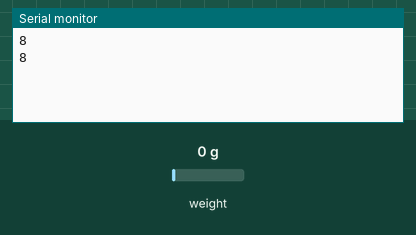
Recording of a sketch running on a simulated Arduino Uno, built with avr-gcc and run on an emulated ATmega328P. Parts: the last lines printed to the serial monitor. The inputs (shaded band) are chosen by the test bench; at power-on: weight on the scale 0 g.

Above: at 2.2 s.
2.3 s: weight on the scale set to 100 g
At 2.9 s:
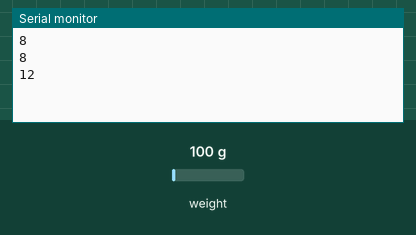
3.8 s: weight on the scale set to 1250 g
At 4.4 s:
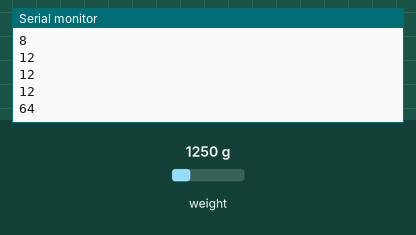
Timing chart, 0 to 6.8 s (numbered marks = the images above; inputs shaded):
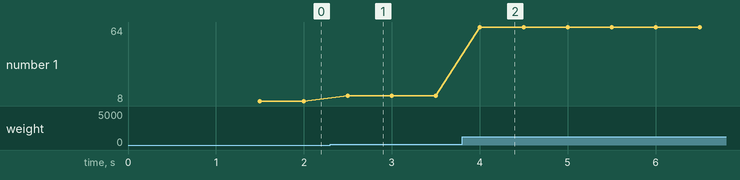

Measured:
- after the input at 2.3 s, the serial monitor: prints a new line after 0.20 s (image 1)
- after the input at 3.8 s, the serial monitor: prints a new line after 0.20 s (image 2)
- plotted number 1: 8 → 12 after the input at 2.3 s, 12 → 64 after the input at 3.8 s

The sketch:

src.ino
```cpp
//libreria HX711
#include "HX711.h"

//pines celda
#define DOUT_PIN 2
#define SCK_PIN 3

//objeto celda
HX711 celda;
float tara = 74130.00;

void setup() {
  Serial.begin(9600);
  celda.begin(DOUT_PIN, SCK_PIN);
   if (celda.is_ready()) {
    celda.set_scale();
    // Serial.println("COLOCAR MASA CONOCIDA");
    // delay(10000);
    // long reading = celda.read_average(10);
    // Serial.print("VALOR A UTILIZAR PARA FACTOR");
    // Serial.println(reading);
    // delay(5000);
  }
  else {
    Serial.println(0);
  }
  delay(1000);

}

void loop() {
  //Se imprime el promedio de los ultimos 10 valores
  long lectura= 16.00*(celda.read_average(5)+tara)/147768.00;
  Serial.println(lectura);
}
```
